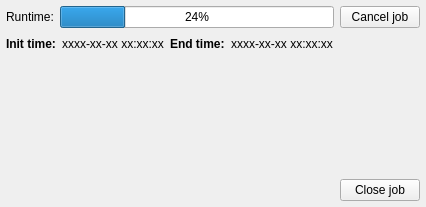
<?xml version="1.0" encoding="UTF-8"?>
<ui version="4.0">
 <class>Form</class>
 <widget class="QWidget" name="Form">
  <property name="geometry">
   <rect>
    <x>0</x>
    <y>0</y>
    <width>426</width>
    <height>207</height>
   </rect>
  </property>
  <property name="sizePolicy">
   <sizepolicy hsizetype="Preferred" vsizetype="Minimum">
    <horstretch>0</horstretch>
    <verstretch>0</verstretch>
   </sizepolicy>
  </property>
  <property name="windowTitle">
   <string>Form</string>
  </property>
  <layout class="QGridLayout" name="gridLayout">
   <property name="margin">
    <number>6</number>
   </property>
   <item row="3" column="1">
    <widget class="QPushButton" name="pushButton">
     <property name="text">
      <string>Close job</string>
     </property>
    </widget>
   </item>
   <item row="3" column="0">
    <spacer name="horizontalSpacer">
     <property name="orientation">
      <enum>Qt::Horizontal</enum>
     </property>
     <property name="sizeHint" stdset="0">
      <size>
       <width>40</width>
       <height>20</height>
      </size>
     </property>
    </spacer>
   </item>
   <item row="2" column="0" colspan="2">
    <widget class="QFrame" name="jobPlotFrame">
     <property name="sizePolicy">
      <sizepolicy hsizetype="Preferred" vsizetype="MinimumExpanding">
       <horstretch>0</horstretch>
       <verstretch>0</verstretch>
      </sizepolicy>
     </property>
     <property name="frameShape">
      <enum>QFrame::NoFrame</enum>
     </property>
     <property name="frameShadow">
      <enum>QFrame::Raised</enum>
     </property>
     <layout class="QGridLayout" name="gridLayout_3">
      <property name="margin">
       <number>0</number>
      </property>
      <property name="spacing">
       <number>0</number>
      </property>
     </layout>
    </widget>
   </item>
   <item row="0" column="0" colspan="2">
    <widget class="QWidget" name="jobProgressWidget" native="true">
     <property name="sizePolicy">
      <sizepolicy hsizetype="Preferred" vsizetype="Minimum">
       <horstretch>0</horstretch>
       <verstretch>0</verstretch>
      </sizepolicy>
     </property>
     <layout class="QGridLayout" name="gridLayout_2">
      <property name="margin">
       <number>0</number>
      </property>
      <item row="1" column="1">
       <widget class="QProgressBar" name="progressBar">
        <property name="value">
         <number>24</number>
        </property>
       </widget>
      </item>
      <item row="1" column="2">
       <widget class="QPushButton" name="cancelJobButton">
        <property name="text">
         <string>Cancel job</string>
        </property>
       </widget>
      </item>
      <item row="1" column="0">
       <widget class="QLabel" name="label_10">
        <property name="text">
         <string>Runtime:</string>
        </property>
       </widget>
      </item>
     </layout>
    </widget>
   </item>
   <item row="1" column="0" colspan="2">
    <layout class="QHBoxLayout" name="horizontalLayout">
     <item>
      <widget class="QLabel" name="label_2">
       <property name="font">
        <font>
         <weight>75</weight>
         <bold>true</bold>
        </font>
       </property>
       <property name="text">
        <string>Init time:</string>
       </property>
      </widget>
     </item>
     <item>
      <widget class="QLabel" name="initTimeLabel">
       <property name="text">
        <string>xxxx-xx-xx xx:xx:xx</string>
       </property>
      </widget>
     </item>
     <item>
      <widget class="QLabel" name="label_6">
       <property name="font">
        <font>
         <weight>75</weight>
         <bold>true</bold>
        </font>
       </property>
       <property name="text">
        <string>End time:</string>
       </property>
      </widget>
     </item>
     <item>
      <widget class="QLabel" name="endTimeLabel">
       <property name="text">
        <string>xxxx-xx-xx xx:xx:xx</string>
       </property>
      </widget>
     </item>
     <item>
      <spacer name="horizontalSpacer_2">
       <property name="orientation">
        <enum>Qt::Horizontal</enum>
       </property>
       <property name="sizeHint" stdset="0">
        <size>
         <width>40</width>
         <height>20</height>
        </size>
       </property>
      </spacer>
     </item>
    </layout>
   </item>
  </layout>
 </widget>
 <resources/>
 <connections>
  <connection>
   <sender>cancelJobButton</sender>
   <signal>clicked()</signal>
   <receiver>Form</receiver>
   <slot>cancelJob()</slot>
   <hints>
    <hint type="sourcelabel">
     <x>419</x>
     <y>26</y>
    </hint>
    <hint type="destinationlabel">
     <x>425</x>
     <y>29</y>
    </hint>
   </hints>
  </connection>
  <connection>
   <sender>pushButton</sender>
   <signal>clicked()</signal>
   <receiver>Form</receiver>
   <slot>closeJob()</slot>
   <hints>
    <hint type="sourcelabel">
     <x>419</x>
     <y>200</y>
    </hint>
    <hint type="destinationlabel">
     <x>425</x>
     <y>206</y>
    </hint>
   </hints>
  </connection>
 </connections>
 <slots>
  <slot>cancelJob()</slot>
  <slot>closeJob()</slot>
 </slots>
</ui>
